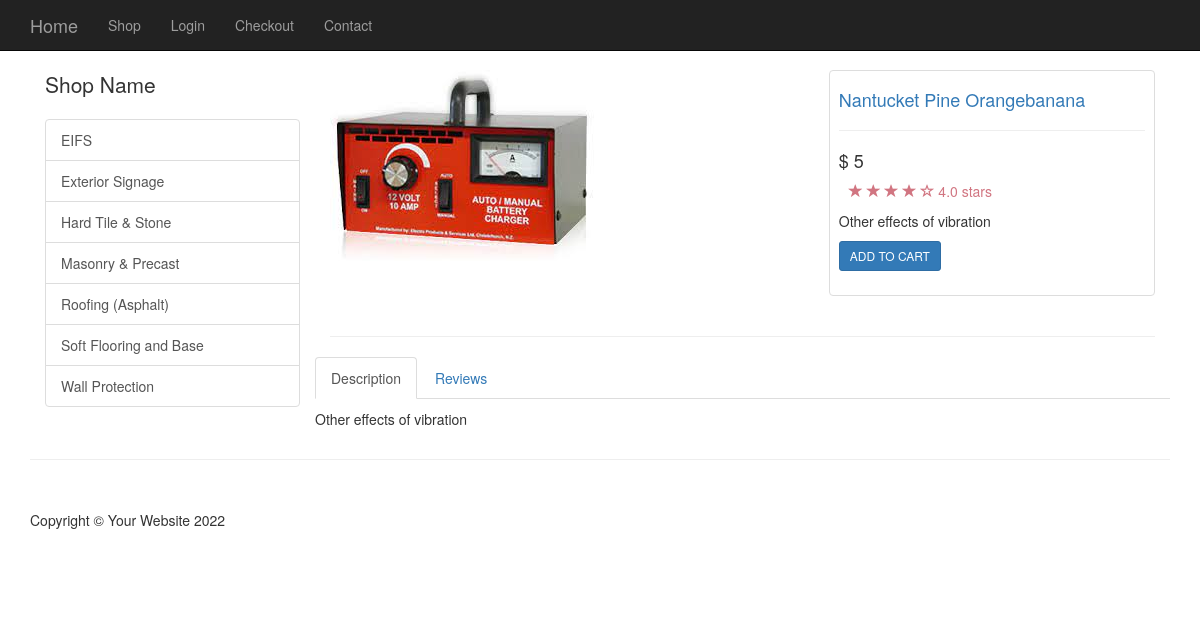
Page /item?id=20 on the committed database.
### tables this page shows
CREATE TABLE `categories` (
  `id` int(11) NOT NULL,
  `title` varchar(255) NOT NULL,
  `description` text
);

CREATE TABLE `products` (
  `id` int(11) NOT NULL,
  `title` varchar(255) NOT NULL,
  `cat_id` int(11) NOT NULL,
  `price` double NOT NULL,
  `quantity` int(11) NOT NULL DEFAULT '0',
  `description_short` varchar(255) DEFAULT NULL,
  `description` text,
  `image` varchar(255) NOT NULL
);

### resources/functions.php (called while the page is built, shortened)
	<?php
function query($sql) {
	global $connection;
	return mysqli_query($connection, $sql);
}
function escape_string($string) {
	global $connection;
	return mysqli_real_escape_string($connection, $string);
}
function fetch_array($result) {
	return mysqli_fetch_array($result);
}
		?>
	<?php
function get_categories() {
	$categorias = query("SELECT * FROM categories ORDER BY title");
	return $categorias;
}
    	?>

### item.php (the view, shortened to what this page needs)
<?php include(TEMPLATE_FRONT . DS . "header.php") ?>
<div class="container">
 <?php include(TEMPLATE_FRONT . DS . "side_nav.php") ?>
 <?php
    $query = query("SELECT * FROM products WHERE id = " . escape_string($_GET['id']) . " ");
    while($row = fetch_array($query)) {
      $id = $row['id'];
      $price = $row['price'];
      $title = $row['title'];
      $description = $row['description'];
      $description_short = $row['description_short'];
      $image = $row['image'];
    }
 ?>
<div class="col-md-9">
  <div class="row">
    <div class="col-md-7">
     <img class="img-responsive" src="iploads/<?= $image ?>" alt="Post Image">
   </div>
   <div class="col-md-5">
    <div class="thumbnail">
      <div class="caption-full">
        <h4><a href="#"><?= $title ?></a> </h4>
        <hr>
        <h4 class="">$ <?= $price ?></h4>
        <div class="ratings">
          <p>
            <span class="glyphicon glyphicon-star"></span>
            <span class="glyphicon glyphicon-star"></span>
            <span class="glyphicon glyphicon-star"></span>
            <span class="glyphicon glyphicon-star"></span>
            <span class="glyphicon glyphicon-star-empty"></span>
            4.0 stars
          </p>
        </div>
        <p><?= $description_short ?></p>
        <form action="">
          <div class="form-group">
            <a type="submit" class="btn btn-sm btn-primary" href="resources/cart?add=<?= $id ?>">ADD TO CART</a>
          </div>
        </form>
      </div>
    </div>
  </div>
</div>
<hr>
<div class="row">
  <div role="tabpanel">
    <ul class="nav nav-tabs" role="tablist">
      <li role="presentation" class="active"><a href="#home" aria-controls="home" role="tab" data-toggle="tab">Description</a></li>
      <li role="presentation"><a href="#profile" aria-controls="profile" role="tab" data-toggle="tab">Reviews</a></li>
    </ul>
    <div class="tab-content">
      <div role="tabpanel" class="tab-pane active" id="home">
        <p><?= $description ?></p>
      </div>
</div>
</div>
</div>
</div>
</div>
<?php include(TEMPLATE_FRONT . DS . "footer.php") ?>

### resources/templates/front/header.php (shortened to what this page needs)
<!DOCTYPE html>
<html lang="en">
<head>
    <link href="css/bootstrap.min.css" rel="stylesheet">
    <link href="css/shop-homepage.css" rel="stylesheet">
    <link href="css/styles.css" rel="stylesheet">
</head>
<body>
    <nav class="navbar navbar-inverse navbar-fixed-top" role="navigation">
        <?php include(TEMPLATE_FRONT . DS . "top_nav.php") ?>
    </nav>

### resources/templates/front/top_nav.php (shortened to what this page needs)
<div class="container">
    <div class="navbar-header">
        <a class="navbar-brand" href='.'>Home</a>
    </div>
    <div class="collapse navbar-collapse" id="bs-example-navbar-collapse-1">
        <ul class="nav navbar-nav">
            <li>
                <a href="shop">Shop</a>
            </li>
            <?php if (!isset($_SESSION['username']) || $_SESSION['username'] == null): ?>
                <li>
                    <a href="login">Login</a>
                </li>
            <?php else: ?>
                <li>
                    <a href="admin">Admin</a>
                </li>
            <?php endif ?>
             <li>
                <a href="checkout">Checkout</a>
            </li>
            <li>
                <a href="contact">Contact</a>
            </li>
        </ul>
    </div>
</div>

### resources/templates/front/side_nav.php
<div class="col-md-3">
  <p class="lead">Shop Name</p>
  <div class="list-group">
    <?php
      $categorias = get_categories();
      foreach ($categorias as $categoria) {
        ?>
        <a href="category?id=<?= $categoria['id'] ?>" class="list-group-item">
          <?= $categoria['title'] ?>
        </a>
        <?php
      }
    ?>
  </div>
</div>

### resources/templates/front/footer.php (shortened to what this page needs)
    <div class="container">
        <hr>
        <footer>
            <div class="row">
                <div class="col-lg-12">
                    <p>Copyright &copy; Your Website <?= date('Y') ?></p>
                </div>
            </div>
        </footer>
    </div>
</body>
</html>

### css/shop-homepage.css (style rules this page uses)
body { padding-top: 70px; }
.ratings { padding-right: 10px; padding-left: 10px; color: #d17581; }
.thumbnail { padding: 0; }
.thumbnail .caption-full { padding: 9px; color: #333; }
footer { margin: 50px 0; }

### rows in the picture
categories: title "EIFS"
categories: title "Exterior Signage"
categories: title "Hard Tile & Stone"
categories: title "Masonry & Precast"
categories: title "Roofing (Asphalt)"
categories: title "Soft Flooring and Base"
categories: title "Wall Protection"
products: image (picture), title "Nantucket Pine Orangebanana", price "5", description_short "Other effects of vibration", description "Other effects of vibration"
